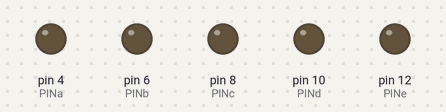
Bench run of a sketch on a simulated Arduino Uno, built with avr-gcc and run on an emulated ATmega328P. Parts: output pins drawn as LEDs (lit = HIGH). Random numbers use the default seed unless the sketch sets one; EEPROM starts erased.

Above: at 0.99 s.
At 9.48 s:
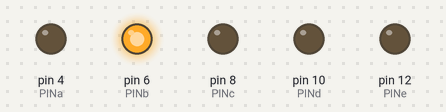
At 32.99 s:
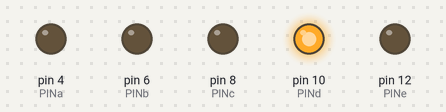
Timing chart, 0 to 40.0 s (numbered marks = the images above):
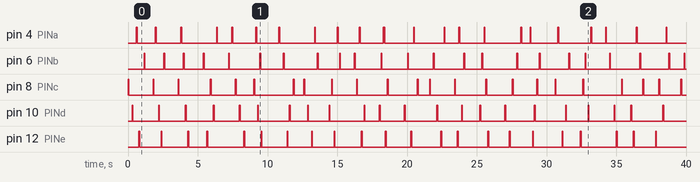

The sketch:

code.ino
```cpp
#include <EEPROM.h>

#define PINa 4
#define PINb 6
#define PINc 8
#define PINd 10
#define PINe 12

#define PERIOD_mode1 360
#define TIMEon_mode1 55
#define PAUSE_mode1 150

#define PERIOD_mode2 300
#define TIMEon_mode2 85
#define PAUSE_mode2 100

const int reference_length = 5;

static int myPins[] = {PINa, PINb, PINc, PINd, PINe};
// or, to test a single Pin:
// static int myPins[] = {PINa};

const int eepromAddress = 0; // EEPROM address to store boolean value
const int length = (sizeof(myPins) / sizeof(myPins[0]));
static int loop_count = 0;
static bool mode1 = true;
static bool change_done = false;

void setup() {
  mode1 = EEPROM.read(eepromAddress); // read saved boolean value from EEPROM
  for (int i=0; i < length; i++) {
    pinMode(myPins[i], OUTPUT);
  }
  EEPROM.write(eepromAddress, !mode1);
}

void loop() {
  int PERIOD = 0;
  int TIMEon = 0;
  int PAUSE = 0;
  if (mode1 == true) {
    PERIOD = PERIOD_mode1;
    TIMEon = TIMEon_mode1;
    PAUSE = random(PAUSE_mode1 * 1/2, PAUSE_mode1 * 3/2);
  }
  else {
    PERIOD = PERIOD_mode2;
    TIMEon = TIMEon_mode2;
    PAUSE = random(PAUSE_mode2 * 1/2, PAUSE_mode2 * 3/2);
  }

  int true_length = length;
  if (length > reference_length) {
    true_length = reference_length;
  }

  if (loop_count * PERIOD * true_length > 4000 && !change_done) {
    change_done = true;
    EEPROM.write(eepromAddress, mode1);
  }
  loop_count++;

  for (int i=0; i < length; i++) {
    int n = random(0, length);
    // shuffling the Pins
    int temp = myPins[n];
    myPins[n] = myPins[i];
    myPins[i] = temp;
  }

  int intervals_off[true_length + 1];
  intervals_off[0] = 0;
  int tvar_off = 0;
  int tvar_step_off = PERIOD - TIMEon - PAUSE;
  int tvar_delta_off = tvar_step_off * 3 / 10;
  for (int i=0; i < true_length; i++) {
    tvar_off += tvar_step_off;
    intervals_off[i+1] = tvar_off;
  }
  for (int i=1; i < true_length; i++) {
    int delta_off = random(0, 2 * tvar_delta_off + 1);
    intervals_off[i] = intervals_off[i] - tvar_delta_off + delta_off;
  }

  int intervals_on[true_length + 1];
  intervals_on[0] = 0;
  int tvar_on = 0;
  int tvar_step_on = TIMEon;
  int tvar_delta_on = tvar_step_on * 2 / 10;
  for (int i=0; i < true_length; i++) {
    tvar_on += tvar_step_on;
    intervals_on[i+1] = tvar_on;
  }
  for (int i=1; i < true_length; i++) {
    int delta_on = random(0, 2 * tvar_delta_on + 1);
    intervals_on[i] = intervals_on[i] - tvar_delta_on + delta_on;
  }

  for (int i=0; i < true_length; i++) {
    digitalWrite(myPins[i], HIGH);
    delay(intervals_on[i + 1] - intervals_on[i]);
    digitalWrite(myPins[i], LOW);
    delay(intervals_off[i + 1] - intervals_off[i]);
  }
  delay(PAUSE * true_length);
}
```
